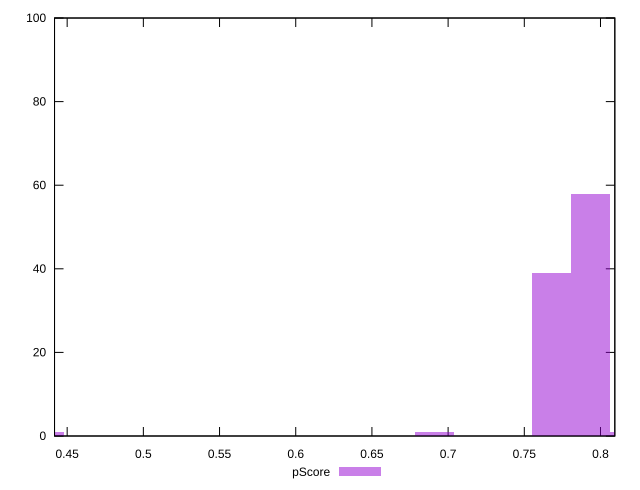

Reproduce this figure in gnuplot.
reset

$pScore <<EOF
0.4351693156586428 1
0.7935440462010545 58
0.7679458511623107 39
0.8191422412397982 1
0.6911512660460797 1
EOF

set key outside below
set boxwidth 0.025598195038743693
set xrange [0.441710556421136:0.809402636060828]
set yrange [0:100]
set trange [0:100]
set style fill transparent solid 0.5 noborder
set terminal svg size 640, 490 enhanced background rgb 'white'
set output "reports/report_00031_2021-02-24T23-18-18.084Z/total-blocking-time/samples/astro/pScore/histogram.svg"

plot $pScore title "pScore" with boxes

reset
